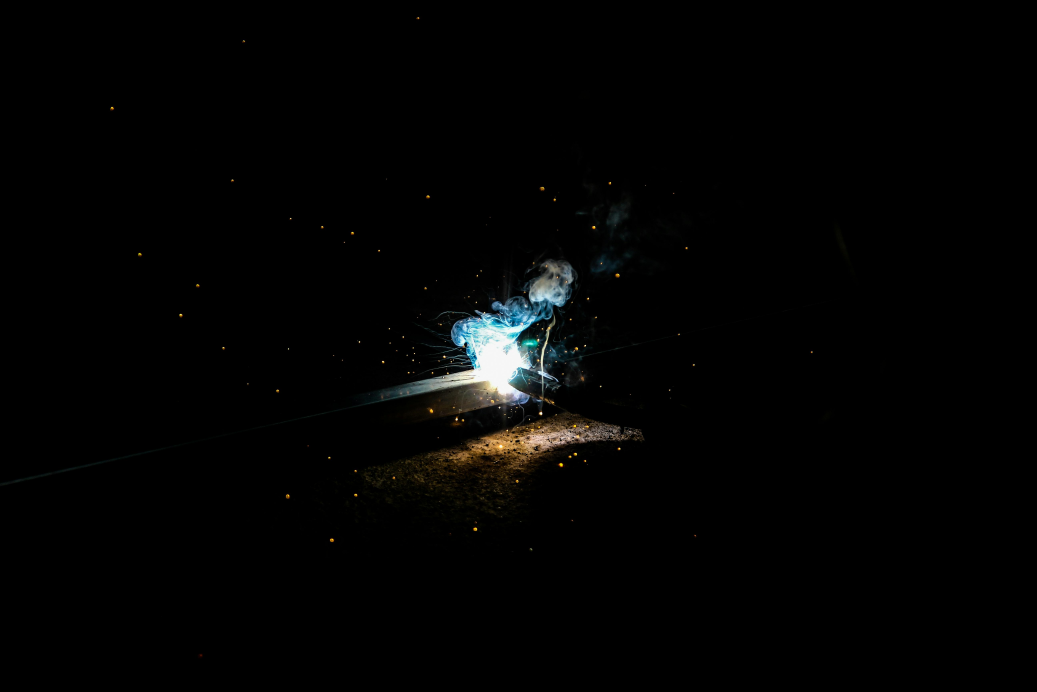
#> input picture images/sample.jpg, 5184 x 3456 px (shown at 1/5 size)
$ python -i steganography.py   (imports and definitions only)
#> lines starting #> are read from the running program, lines starting #| are printed output that depends on the picture
#> further down, picture is the input picture: shape (3456, 5184, 3); mean B, G, R 3.1, 3.4, 3.2
# [306 lines of commented-out code are left out]


import os
import cv2
import numpy as np
import base64
from cryptography.fernet import Fernet
from skimage.filters.rank import entropy
from skimage.morphology import disk

# Automatically generate and save the Fernet key if not present
KEY_FILE = "encryption.key"
# [8 lines not run here, left out]

# Encryption and decryption functions
# [9 lines left out: functions encrypt_message, decrypt_message, not called in this run]

# Saliency map generation
def compute_ETCOTCH_saliency(image):
    """Compute saliency map using ETCOTCH (Entropy-based Thresholded Contrast)."""
    gray = cv2.cvtColor(image, cv2.COLOR_BGR2GRAY)
    entropy_map = entropy(gray, disk(5))
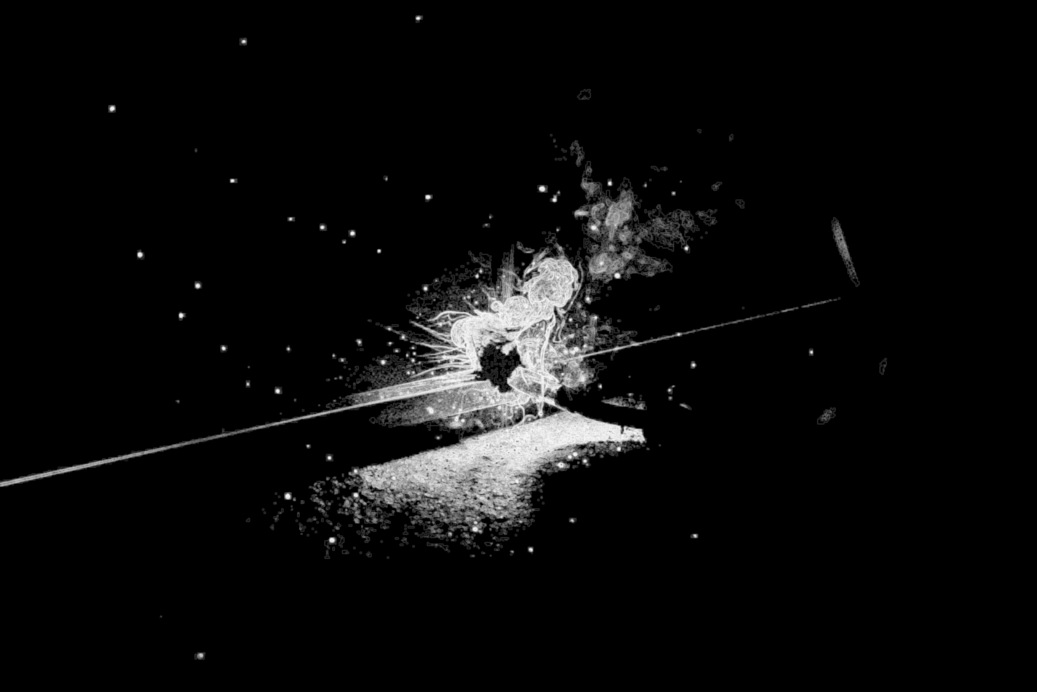
#> entropy_map: shape (3456, 5184) float64 (shown at 1/5 size); min 0, max 6.19, mean 0.275; drawn with min black and max white
    entropy_map = cv2.normalize(entropy_map, None, 0, 255, cv2.NORM_MINMAX).astype(np.uint8)

    blurred = cv2.GaussianBlur(gray, (15, 15), 0)
    contrast_map = cv2.absdiff(gray, blurred)
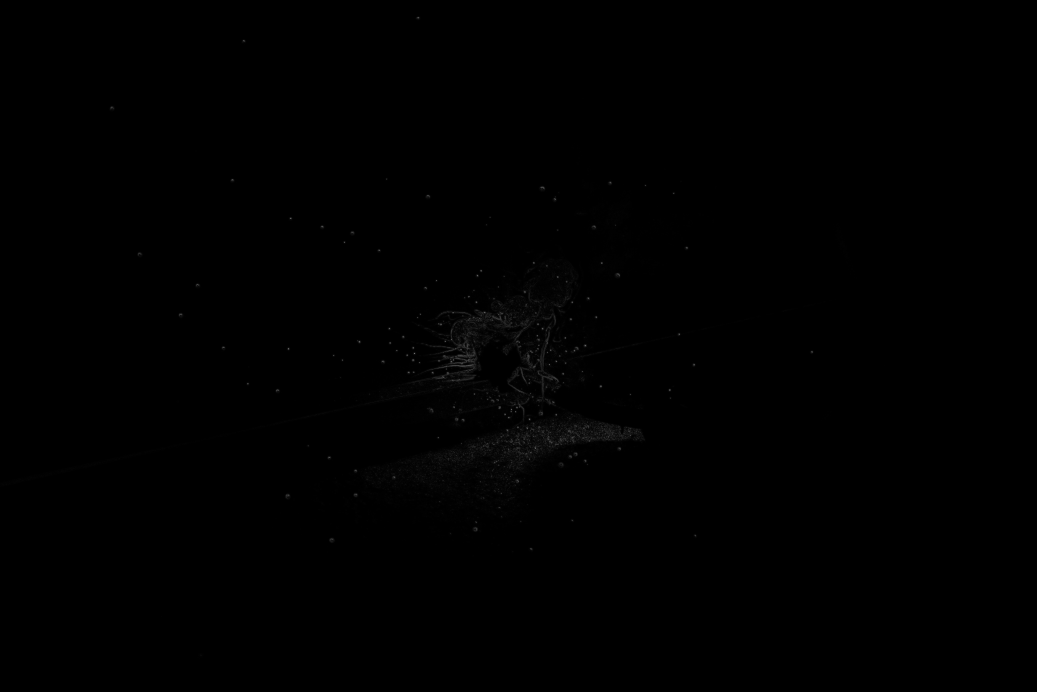
#> contrast_map: shape (3456, 5184) (shown at 1/5 size); min 0, max 202, mean 0.4
    contrast_map = cv2.normalize(contrast_map, None, 0, 255, cv2.NORM_MINMAX)

    saliency_map = 0.5 * entropy_map + 0.5 * contrast_map
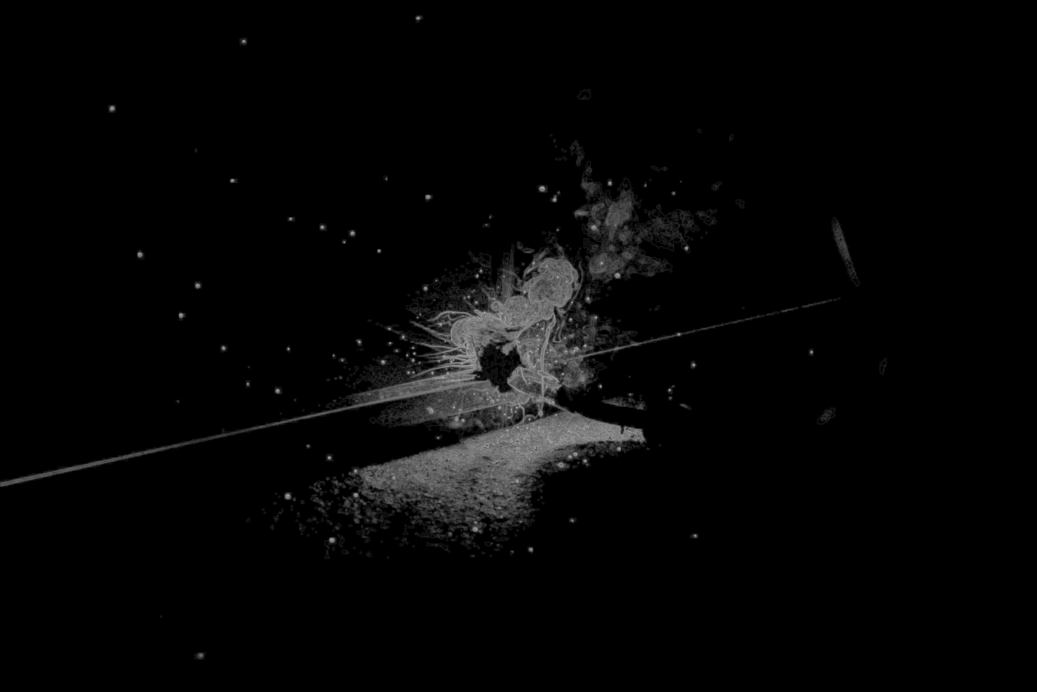
#> saliency_map: shape (3456, 5184) float64 (shown at 1/5 size); min 0, max 231.5, mean 5.9
    saliency_map = cv2.normalize(saliency_map, None, 0, 255, cv2.NORM_MINMAX).astype(np.uint8)
    return saliency_map

# [11 lines of commented-out code are left out]

# [70 lines left out: functions compute_saliency_map, encode_message, decode_message, main, not called in this run]

# [2 lines not run here, left out]

>>> import cv2
>>> picture = cv2.imread('../images/sample.jpg')
>>> result = compute_ETCOTCH_saliency(picture)
